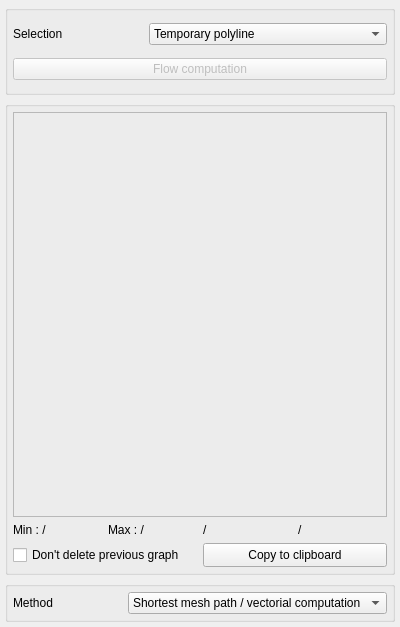
<?xml version="1.0" encoding="UTF-8"?>
<ui version="4.0">
 <class>Main_Flow</class>
 <widget class="QWidget" name="Main_Flow">
  <property name="geometry">
   <rect>
    <x>0</x>
    <y>0</y>
    <width>400</width>
    <height>627</height>
   </rect>
  </property>
  <property name="windowTitle">
   <string>Form</string>
  </property>
  <layout class="QVBoxLayout" name="verticalLayout" stretch="0,0,0">
   <property name="leftMargin">
    <number>5</number>
   </property>
   <property name="topMargin">
    <number>5</number>
   </property>
   <property name="rightMargin">
    <number>5</number>
   </property>
   <property name="bottomMargin">
    <number>5</number>
   </property>
   <item>
    <widget class="QGroupBox" name="groupBox_17">
     <property name="sizePolicy">
      <sizepolicy hsizetype="Preferred" vsizetype="Fixed">
       <horstretch>0</horstretch>
       <verstretch>0</verstretch>
      </sizepolicy>
     </property>
     <property name="minimumSize">
      <size>
       <width>0</width>
       <height>90</height>
      </size>
     </property>
     <property name="maximumSize">
      <size>
       <width>16777215</width>
       <height>16777215</height>
      </size>
     </property>
     <property name="baseSize">
      <size>
       <width>0</width>
       <height>0</height>
      </size>
     </property>
     <property name="title">
      <string/>
     </property>
     <layout class="QGridLayout" name="gridLayout_16">
      <property name="leftMargin">
       <number>5</number>
      </property>
      <property name="topMargin">
       <number>5</number>
      </property>
      <property name="rightMargin">
       <number>5</number>
      </property>
      <property name="bottomMargin">
       <number>5</number>
      </property>
      <item row="0" column="1">
       <widget class="QComboBox" name="comboBox_3">
        <property name="sizePolicy">
         <sizepolicy hsizetype="Preferred" vsizetype="Fixed">
          <horstretch>0</horstretch>
          <verstretch>0</verstretch>
         </sizepolicy>
        </property>
        <property name="minimumSize">
         <size>
          <width>0</width>
          <height>20</height>
         </size>
        </property>
        <item>
         <property name="text">
          <string>Temporary polyline</string>
         </property>
        </item>
        <item>
         <property name="text">
          <string>Selected polyline of active vector layer</string>
         </property>
        </item>
        <item>
         <property name="text">
          <string>Active vector layer polylines</string>
         </property>
        </item>
       </widget>
      </item>
      <item row="0" column="0">
       <widget class="QLabel" name="label_2">
        <property name="text">
         <string>Selection</string>
        </property>
       </widget>
      </item>
      <item row="1" column="0" colspan="2">
       <widget class="QPushButton" name="pushButton_flow">
        <property name="enabled">
         <bool>false</bool>
        </property>
        <property name="sizePolicy">
         <sizepolicy hsizetype="Minimum" vsizetype="Fixed">
          <horstretch>0</horstretch>
          <verstretch>0</verstretch>
         </sizepolicy>
        </property>
        <property name="minimumSize">
         <size>
          <width>0</width>
          <height>20</height>
         </size>
        </property>
        <property name="toolTip">
         <string>Positif flow : left bank to right bank</string>
        </property>
        <property name="text">
         <string>Flow computation</string>
        </property>
        <property name="icon">
         <iconset>
          <normaloff>:/plugins/PostTelemac/icons/Play_48x48.png</normaloff>:/plugins/PostTelemac/icons/Play_48x48.png</iconset>
        </property>
       </widget>
      </item>
     </layout>
    </widget>
   </item>
   <item>
    <widget class="QGroupBox" name="groupBox_18">
     <property name="sizePolicy">
      <sizepolicy hsizetype="Preferred" vsizetype="Preferred">
       <horstretch>0</horstretch>
       <verstretch>0</verstretch>
      </sizepolicy>
     </property>
     <property name="title">
      <string/>
     </property>
     <layout class="QGridLayout" name="gridLayout_17" rowstretch="0,1,0,0">
      <property name="leftMargin">
       <number>5</number>
      </property>
      <property name="topMargin">
       <number>5</number>
      </property>
      <property name="rightMargin">
       <number>5</number>
      </property>
      <property name="bottomMargin">
       <number>5</number>
      </property>
      <item row="2" column="3">
       <widget class="QLabel" name="label_Y">
        <property name="text">
         <string>/</string>
        </property>
       </widget>
      </item>
      <item row="2" column="0">
       <widget class="QLabel" name="label__flow_resultmin">
        <property name="sizePolicy">
         <sizepolicy hsizetype="Preferred" vsizetype="Fixed">
          <horstretch>0</horstretch>
          <verstretch>0</verstretch>
         </sizepolicy>
        </property>
        <property name="text">
         <string>Min : /</string>
        </property>
       </widget>
      </item>
      <item row="3" column="0" colspan="2">
       <widget class="QCheckBox" name="checkBox">
        <property name="text">
         <string>Don't delete previous graph</string>
        </property>
       </widget>
      </item>
      <item row="3" column="2" colspan="2">
       <widget class="QPushButton" name="pushButton_4">
        <property name="minimumSize">
         <size>
          <width>0</width>
          <height>24</height>
         </size>
        </property>
        <property name="text">
         <string>Copy to clipboard</string>
        </property>
       </widget>
      </item>
      <item row="2" column="1">
       <widget class="QLabel" name="label_flow_resultmax">
        <property name="sizePolicy">
         <sizepolicy hsizetype="Preferred" vsizetype="Fixed">
          <horstretch>0</horstretch>
          <verstretch>0</verstretch>
         </sizepolicy>
        </property>
        <property name="maximumSize">
         <size>
          <width>16777215</width>
          <height>16777215</height>
         </size>
        </property>
        <property name="text">
         <string>Max : /</string>
        </property>
       </widget>
      </item>
      <item row="2" column="2">
       <widget class="QLabel" name="label_X">
        <property name="text">
         <string>/</string>
        </property>
       </widget>
      </item>
      <item row="1" column="0" colspan="4">
       <widget class="QFrame" name="frame">
        <property name="frameShape">
         <enum>QFrame::StyledPanel</enum>
        </property>
        <property name="frameShadow">
         <enum>QFrame::Plain</enum>
        </property>
       </widget>
      </item>
     </layout>
    </widget>
   </item>
   <item>
    <widget class="QGroupBox" name="groupBox_19">
     <property name="sizePolicy">
      <sizepolicy hsizetype="Preferred" vsizetype="Fixed">
       <horstretch>0</horstretch>
       <verstretch>0</verstretch>
      </sizepolicy>
     </property>
     <property name="maximumSize">
      <size>
       <width>16777215</width>
       <height>16777215</height>
      </size>
     </property>
     <property name="title">
      <string/>
     </property>
     <layout class="QGridLayout" name="gridLayout_18">
      <property name="leftMargin">
       <number>5</number>
      </property>
      <property name="topMargin">
       <number>5</number>
      </property>
      <property name="rightMargin">
       <number>5</number>
      </property>
      <property name="bottomMargin">
       <number>5</number>
      </property>
      <item row="0" column="0">
       <widget class="QLabel" name="label_18">
        <property name="sizePolicy">
         <sizepolicy hsizetype="Preferred" vsizetype="Fixed">
          <horstretch>0</horstretch>
          <verstretch>0</verstretch>
         </sizepolicy>
        </property>
        <property name="text">
         <string>Method</string>
        </property>
       </widget>
      </item>
      <item row="0" column="1">
       <widget class="QComboBox" name="comboBox_flowmethod">
        <property name="minimumSize">
         <size>
          <width>0</width>
          <height>20</height>
         </size>
        </property>
        <item>
         <property name="text">
          <string>Shortest mesh path / vectorial computation</string>
         </property>
        </item>
        <item>
         <property name="text">
          <string>Exact path / vectorial computation</string>
         </property>
        </item>
       </widget>
      </item>
     </layout>
    </widget>
   </item>
  </layout>
 </widget>
 <resources/>
 <connections/>
</ui>
